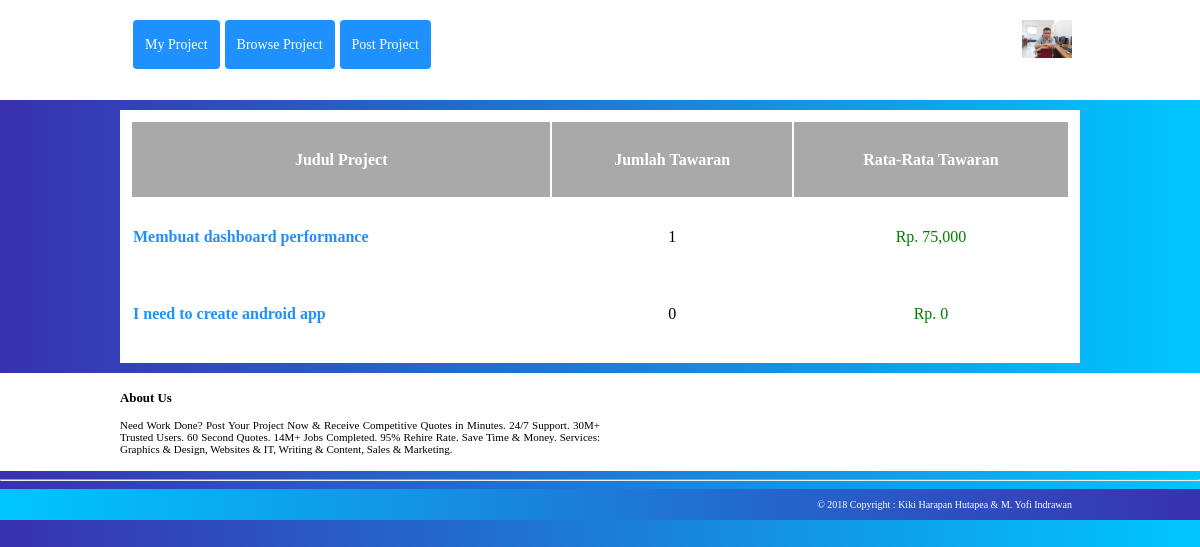
The app's page /freelancer/myProject.php (signed in) with its own data.
### tables this page shows
CREATE TABLE `project` (
  `idp` int(6) NOT NULL,
  `judul_project` text,
  `descripsi_project` text,
  `budget_project_min` int(11) DEFAULT NULL,
  `budget_project_max` int(11) DEFAULT NULL,
  `idPembuat` varchar(20) DEFAULT NULL,
  `status` varchar(20) DEFAULT 'Available'
);

### freelancer/myProject.php (the view, shortened to what this page needs)
<!DOCTYPE html>
<html>
<head>
</head>
<body>
	<div><?php include "topBar.php"?></div>
	<?php include "koneksi.php";
	$query = mysqli_query($con,"SELECT judul_project, project.idp,project.idPembuat , COUNT(username) as jmlh, avg(proposalBiaya) as rata2, project.status FROM project LEFT OUTER JOIN bid on project.idp = bid.idp GROUP BY project.idp HAVING project.idPembuat = '$_SESSION[username]' ")?>
	<div class="content">
		<table width="100%">
			<tr>
				<th>Judul Project</th><th>Jumlah Tawaran</th><th>Rata-Rata Tawaran</th>
			</tr>
			<?php
			while ($d = mysqli_fetch_array($query)) {
			?>
			<tr>
				<td style="font-weight: bold;"><a style="color: dodgerblue" href="detailProject.php?id=<?php echo $d['idp']?>"><?php echo $d['judul_project']?></td><td align="center"><?php echo $d['jmlh']?></td><td align="center" style="color: green;">Rp. <?php echo number_format($d['rata2'])?></td>
			</tr>
			<?php
			}
		?>
		</table>
	</div>
	<div><?php include "footer.php"?></div>
</body>
</html>

### freelancer/config/style.css (style rules this page uses)
* { box-sizing: border-box; }
body { background: -webkit-linear-gradient(left, #3931af, #00c6ff); margin:0; }
th { padding: 10px; color: white; background-color: darkgrey; }
tr { height: 75px; border-bottom: 2px solid black; }
.content { margin-top: 10px; margin-bottom: 10px; background-color: white; padding: 10px; margin-left: auto; margin-right: auto; display: block; width: 80%; overflow: hidden; }
.content a { text-decoration: none; color: black; }

### records on screen
project: judul_project "Membuat dashboard performance", jmlh "1", rata2 "75,000"
project: judul_project "I need to create android app", jmlh "0", rata2 "0"
